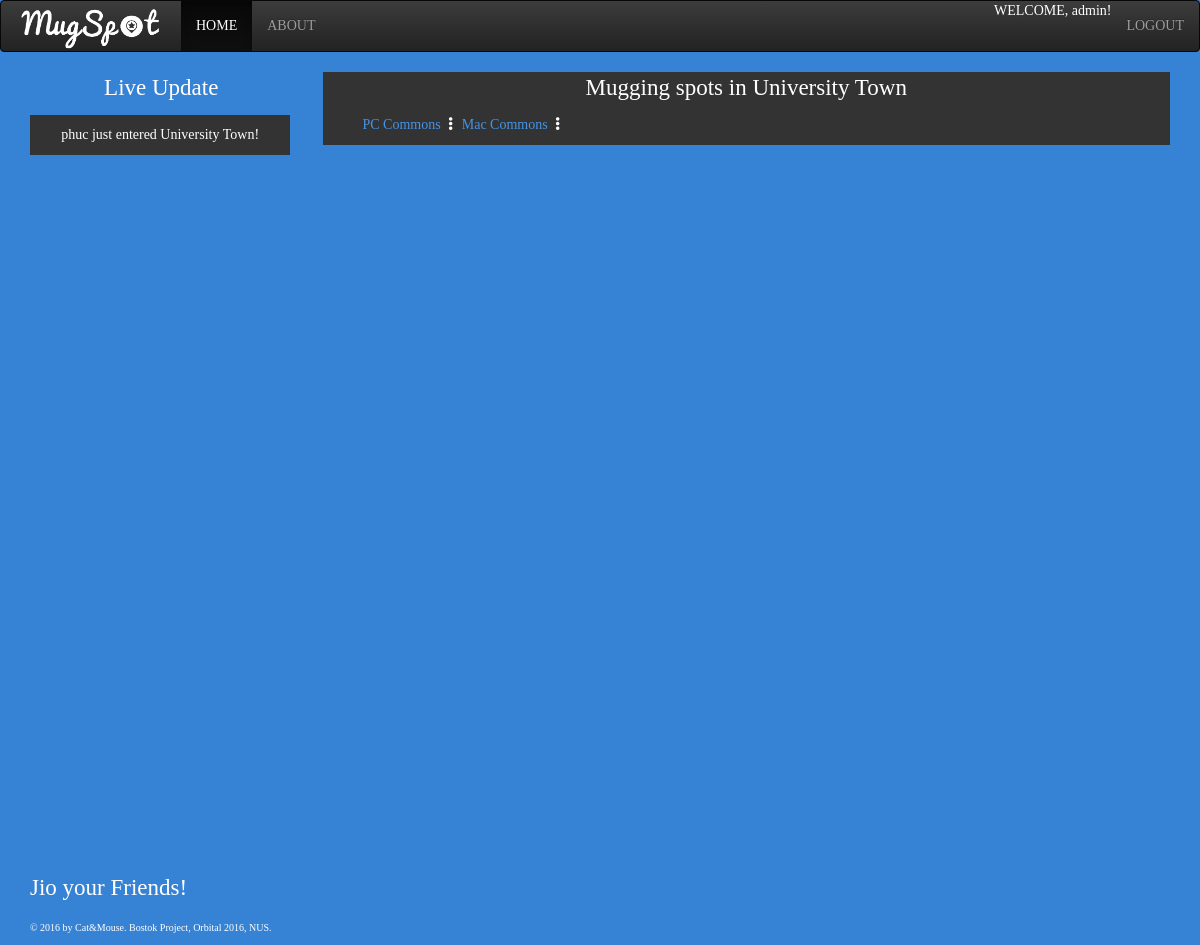
The page /mugspot/1/ (signed in) on the database its author committed.
### mugspot/models.py (models this page shows)
class LiveUpdate(models.Model):
	username = models.CharField(max_length=200, default="")
	status = models.BooleanField(default=True)
	date_time = models.DateTimeField(default=timezone.now)
	place = models.OneToOneField(MugSpot,
		on_delete=models.CASCADE,
		blank=True,
		null=True,
		)

class MugSpot(models.Model):
	ancestor_spot = models.ForeignKey(
		'self',
		on_delete=models.CASCADE,
		null=True,
		blank=True,
		)
	spot_name = models.CharField(max_length=200)
	capacity = models.IntegerField(default=0)
	occupied = models.IntegerField(default=0)
	detail_lvl = models.IntegerField(default=0)
	lat_lmt_min = models.FloatField(default=0)
	lat_lmt_max = models.FloatField(default=0)
	lng_lmt_min = models.FloatField(default=0)
	lng_lmt_max = models.FloatField(default=0)
	def __str__(self):
		return self.spot_name

### mugspot/views.py (the view, shortened to what this page needs)
# urls.py: url(r'^(?P<place_id>[0-9]+)/$', views.index, name='index'),
def index(request, place_id=0):
	def find_pos(usr):
		place_indicator = True
		user_pos = Position.objects.filter(user=usr)
		if len(user_pos) == 0:
			return "No position object yet"
		user_pos = user_pos[0]
		all_places = MugSpot.objects.all()
		for place in all_places:
			if (place.lat_lmt_min <= user_pos.latitude <= place.lat_lmt_max) and (place.lng_lmt_min <= user_pos.longitude <= place.lng_lmt_max):
				return (place_indicator,place)
			else:
				pass
		place_indicator = False
		return (place_indicator,0)
	ancestor_place = MugSpot.objects.filter(id=place_id)
	user_1 = request.user
	user_indicator = 0 # Used to check if the user is logged in
	if (user_1.is_authenticated()):
		user_indicator = 1
	else:
		user_indicator = 0
	sessions = Session.objects.all().order_by('-expire_date')
	live_update_list = LiveUpdate.objects.all().order_by('date_time')
	"""
	all_curr_users_p = []
	all_curr_users = []
	for session in sessions:
		data = session.get_decoded()
		user_s = User.objects.filter(id=data['_auth_user_id'])[0]
		res_find_pos = find_pos(user_s) #Determine the user's location to be within the mugspots or outside the mugspots
		if res_find_pos == "No position object yet":
			pass
		else:
			user_p = Position.objects.filter(user=user_s)[0]
			all_curr_users_p.append(user_p)
			all_curr_users.append(user_s.username)
			"""
	if (len(ancestor_place)>0):
		list_places = MugSpot.objects.filter(ancestor_spot=ancestor_place[0]).order_by('-spot_name')
		return render(request, 'mugspot/index.html', {
				'list_places':list_places,
				'place':ancestor_place[0].__str__,
				'user_indicator': user_indicator,
				'username': user_1.username,
				'live_update_list': live_update_list,
			})

### mugspot/templates/mugspot/index.html (shortened to what this page needs)
<!DOCTYPE html>
<html lang="en">
	<head>
		<link rel="stylesheet" href="https://maxcdn.bootstrapcdn.com/bootstrap/3.3.6/css/bootstrap-theme.min.css">
		<link rel="stylesheet" href="https://maxcdn.bootstrapcdn.com/bootstrap/3.3.6/css/bootstrap.min.css">
	</head>
	<body>
		{% load staticfiles %}
		<nav class="navbar navbar-inverse">
	  		<div class="container-fluid">
    			<div class="navbar-header">
					<a class="navbar-brand" href="{% url 'mugspot:index' %}"><img src="{% static 'mugspot/logo.png' %}" width="150" height="45" style="position: relative; top:-10px; "  alt="Logo"></a>
				</div>
    			<div class="nav navbar-nav">
      				<li class="nav-item active"><a class="nav-link"c href = "{% url 'mugspot:index' %}">HOME</a></li>
      				<li class="nav-item"><a class="nav-link" href="{% url 'mugspot:about' %}"> ABOUT </a></li>
    			</div>
    			{% if user_indicator == 1 %}
    			<div class="nav navbar-nav navbar-right">
      				<li class="nav-item"> WELCOME, {{ username }}! </li>
      				<li class="nav-item"> <a class="nav-link" href="{% url 'mugspot:logout' %}"> LOGOUT</a> </li>
      			</div>
      			{% else %}
    			<div class="nav navbar-nav navbar-right">
      				<li class="nav-item"> <a class="nav-link" href="{% url 'mugspot:register' %}" > REGISTER</a> </li>
      				<li class="nav-item"> <a class="nav-link" href="{% url 'mugspot:login' %}"> LOGIN</a> </li>
      			</div>
      			{% endif %}
  			</div>
		</nav>
		<div class="container-fluid">
			<div class = "col-md-3">
			   	<p style="font-size:23px; text-align: center;"> Live Update </p>
				<div id="live_update">
					<ul>
					{% for live_update_element in live_update_list %}
						{% if live_update_element.place == null and live_update_element.status == True %}
						<li>
							{{ live_update_element.username }} just entered a new MugSpot!
						</li>
						{% elif live_update_element.place == null and live_update_element.status != True %}
						<li>
							{{ live_update_element.username }} just left a new MugSpot!
						</li>
						{% elif live_update_element.place != null and live_update_element.status != True %}
						<li>
							{{ live_update_element.username }} just left {{ live_update_element.place.spot_name }}!
						</li>
						{% else %}
						<li>
							{{ live_update_element.username }} just entered {{ live_update_element.place.spot_name }}!
						</li>
						{% endif %}
					{% endfor %}
					</ul>
				</div>
				{% if user_indicator == 1 %}
				<div class="encourage"> Jio your Friends! </div>
				{% endif %}
			   	<div class="bottom-default"> &copy; 2016 by Cat&Mouse. Bostok Project, Orbital 2016, NUS. </div>
			</div>
			<div class = "col-md-9">
				<div class="row-md-3" style="overflow-x: scroll; overflow-y: scroll;background-color: #333333;">
					<p style="font-size:23px; text-align: center; "> Mugging spots in {{ place }}</p>
					<ul>
						{% for place in list_places %}
						<a href="{% url 'mugspot:index' place.id %}">{{ place.spot_name }}</a> <i class= "glyphicon glyphicon-option-vertical"> </i>
						{% endfor %}
					</ul>
				</div>
				<div class="row-md-9" style="overflow: scroll">
		<div id="map"></div>
		</div>
		</div>
	</body>
</html>

### mugspot/templates/mugspot/index.html (style rules this page uses)
#map { height: 800px; }
.bottom-default { position: fixed; bottom: 10px; font-size: 10px; color: white; width: 100%; }
.encourage { position: fixed; bottom: 40px; font-size: 23px; color: white; width: 100%; }
a { color: #4494E8 ; }
body { background-color:#3683D5; width: 100%; height: 100%; font-family: "Palatino Linotype", "Book Antiqua", Palatino, serif; overflow: scroll; color: white; }
ul { list-style:none; }
ul li { float:left; width:117%; padding:10px; margin-left: -40px; margin-right: 40px; text-align: center; }
ul li:nth-child(2n+1) { clear:both; background-color:#333333; }

### rows shown on the page
LiveUpdate: username "phuc", place.spot_name "University Town"
MugSpot: spot_name "University Town"
MugSpot: spot_name "PC Commons"
MugSpot: spot_name "Mac Commons"

### other values the page prints
{{ username }} "admin"
